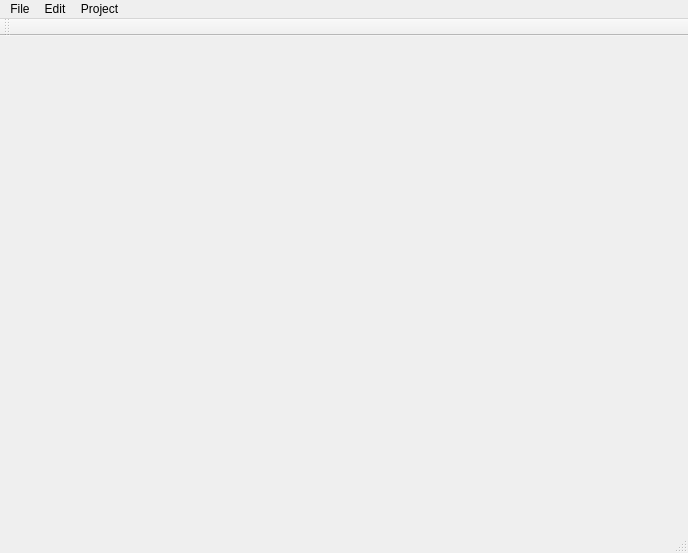
<?xml version="1.0" encoding="UTF-8"?>
<ui version="4.0">
 <class>MainWindow</class>
 <widget class="QMainWindow" name="MainWindow">
  <property name="geometry">
   <rect>
    <x>0</x>
    <y>0</y>
    <width>688</width>
    <height>553</height>
   </rect>
  </property>
  <property name="windowTitle">
   <string>MainWindow</string>
  </property>
  <widget class="QWidget" name="centralWidget">
   <layout class="QGridLayout" name="gridLayout"/>
  </widget>
  <widget class="QMenuBar" name="menuBar">
   <property name="geometry">
    <rect>
     <x>0</x>
     <y>0</y>
     <width>688</width>
     <height>21</height>
    </rect>
   </property>
   <widget class="QMenu" name="menuFile">
    <property name="title">
     <string>File</string>
    </property>
    <addaction name="actionNewProject"/>
    <addaction name="actionOpenProject"/>
    <addaction name="actionSaveProject"/>
    <addaction name="separator"/>
    <addaction name="actionQuit"/>
   </widget>
   <widget class="QMenu" name="menuEdit">
    <property name="title">
     <string>Edit</string>
    </property>
    <addaction name="actionPreferences"/>
   </widget>
   <widget class="QMenu" name="menuProject">
    <property name="title">
     <string>Project</string>
    </property>
    <addaction name="actionEditInputsOutputs"/>
   </widget>
   <addaction name="menuFile"/>
   <addaction name="menuEdit"/>
   <addaction name="menuProject"/>
  </widget>
  <widget class="QToolBar" name="mainToolBar">
   <attribute name="toolBarArea">
    <enum>TopToolBarArea</enum>
   </attribute>
   <attribute name="toolBarBreak">
    <bool>false</bool>
   </attribute>
  </widget>
  <widget class="QStatusBar" name="statusBar"/>
  <action name="actionQuit">
   <property name="icon">
    <iconset resource="editor.qrc">
     <normaloff>:/images/16x16/application-exit.png</normaloff>:/images/16x16/application-exit.png</iconset>
   </property>
   <property name="text">
    <string>Quit</string>
   </property>
  </action>
  <action name="actionNewProject">
   <property name="icon">
    <iconset resource="editor.qrc">
     <normaloff>:/images/16x16/document-new.png</normaloff>:/images/16x16/document-new.png</iconset>
   </property>
   <property name="text">
    <string>New Project...</string>
   </property>
  </action>
  <action name="actionOpenProject">
   <property name="icon">
    <iconset resource="editor.qrc">
     <normaloff>:/images/16x16/document-open.png</normaloff>:/images/16x16/document-open.png</iconset>
   </property>
   <property name="text">
    <string>Open Project...</string>
   </property>
  </action>
  <action name="actionSaveProject">
   <property name="icon">
    <iconset resource="editor.qrc">
     <normaloff>:/images/16x16/document-save.png</normaloff>:/images/16x16/document-save.png</iconset>
   </property>
   <property name="text">
    <string>Save Project</string>
   </property>
  </action>
  <action name="actionSaveProjectAs">
   <property name="icon">
    <iconset resource="editor.qrc">
     <normaloff>:/images/16x16/document-save-as.png</normaloff>:/images/16x16/document-save-as.png</iconset>
   </property>
   <property name="text">
    <string>Save Project As...</string>
   </property>
  </action>
  <action name="actionPreferences">
   <property name="text">
    <string>Preferences</string>
   </property>
  </action>
  <action name="actionEditInputsOutputs">
   <property name="text">
    <string>Inputs/Outputs...</string>
   </property>
  </action>
 </widget>
 <layoutdefault spacing="6" margin="11"/>
 <resources>
  <include location="editor.qrc"/>
 </resources>
 <connections/>
</ui>
